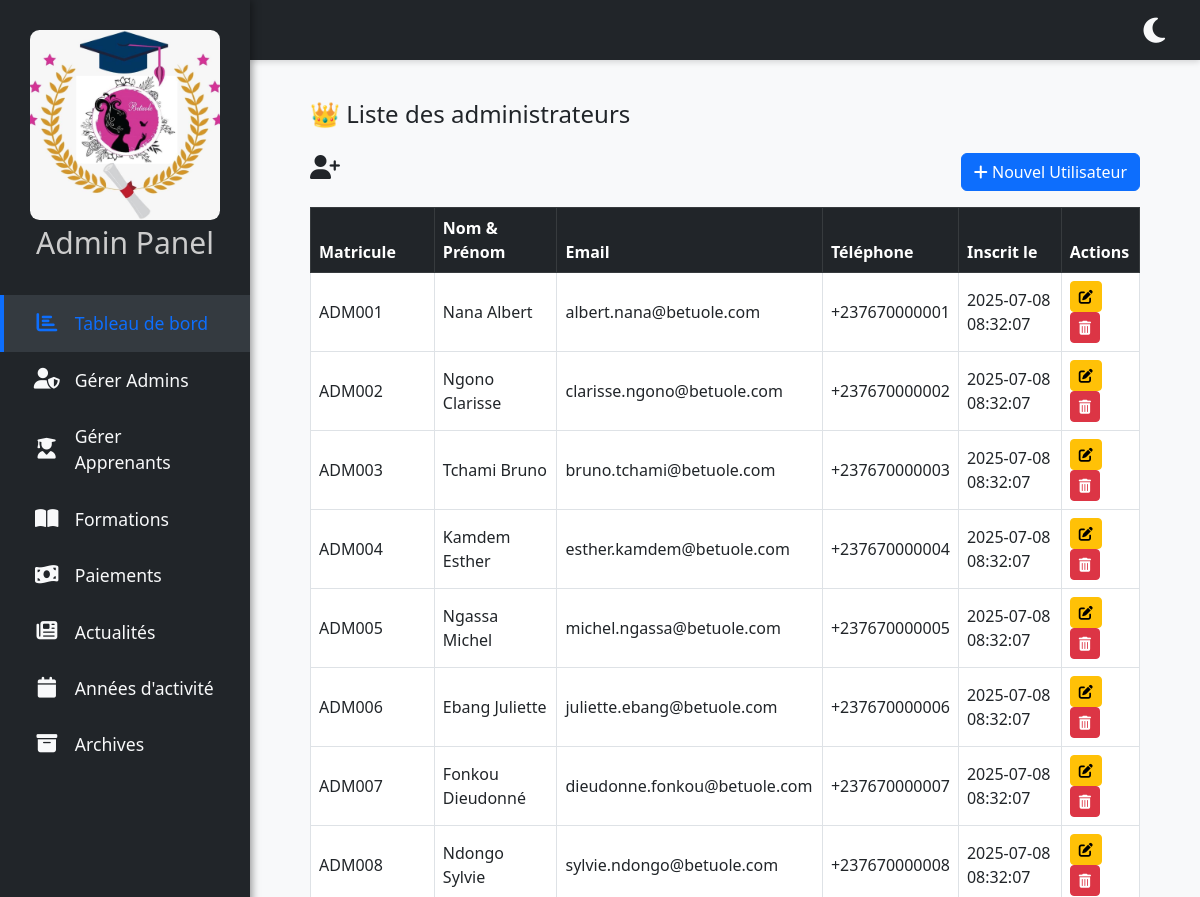
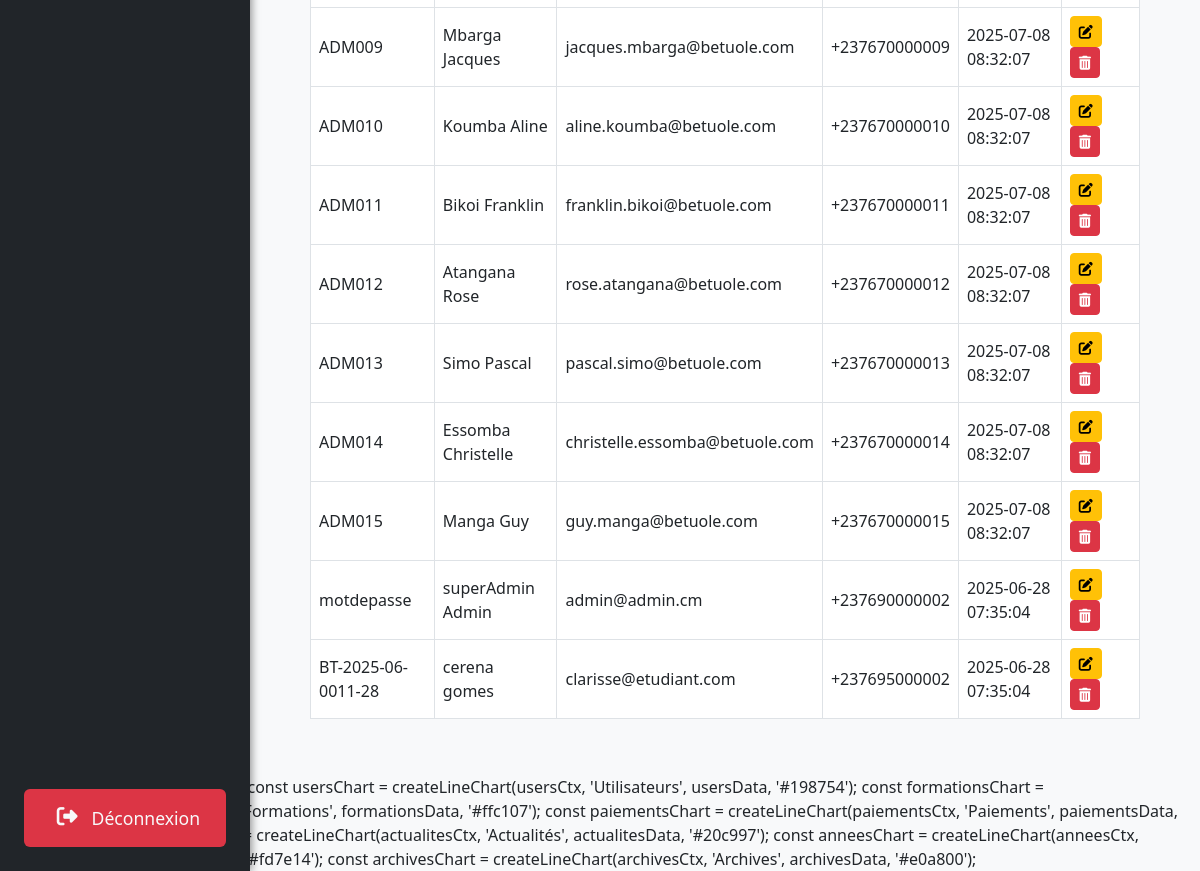
Screenshot of /parent/admin/ges_utilisateurs/index.php with the database file from the repository (2 pictures, top to bottom).
### tables this page shows
CREATE TABLE `utilisateurs` (
  `id` int(11) NOT NULL,
  `matricule` varchar(30) NOT NULL,
  `nom` varchar(100) NOT NULL,
  `prenom` varchar(100) NOT NULL,
  `sexe` enum('M','F') NOT NULL,
  `date_naissance` date NOT NULL,
  `cni` varchar(50) NOT NULL,
  `email` varchar(150) NOT NULL,
  `telephone` varchar(20) NOT NULL,
  `role` enum('admin','apprenant') DEFAULT 'apprenant',
  `date_inscription` datetime DEFAULT current_timestamp(),
  `filiere` varchar(255) DEFAULT NULL,
  `balance` decimal(10,2) DEFAULT 0.00,
  `scolarite_status` varchar(50) DEFAULT 'non soldé'
);

### parent/admin/ges_utilisateurs/index.php (the view, shortened to what this page needs)
<!DOCTYPE html>
<html lang="fr" data-theme="light">
<head>
<link href="https://cdn.jsdelivr.net/npm/bootstrap@5.3.0/dist/css/bootstrap.min.css" rel="stylesheet" />
<link href="https://cdnjs.cloudflare.com/ajax/libs/font-awesome/6.4.0/css/all.min.css" rel="stylesheet" />
</head>
<body>
<nav class="sidebar" role="navigation" aria-label="Menu principal">
  <div class="logo-container">
      <center>
        <img src="../../../img/logo.jpg" alt="Logo Betuole" class="logo">
        <p class="admin-panel">Admin Panel</p>
      </center>
    </div>
  <a href="../index.php" class="active" aria-current="page"><i class="fa-solid fa-chart-bar"></i><span> Tableau de bord</span></a>
  <a href="#"><i class="fa-solid fa-user-shield"></i><span> Gérer Admins</span></a>
  <a href="apprenants.php"><i class="fa-solid fa-user-graduate"></i><span> Gérer Apprenants</span></a>
  <a href="../ges_formations/index.php"><i class="fa-solid fa-book-open"></i><span> Formations</span></a>
  <a href="../ges_paiements/index.php"><i class="fa-solid fa-money-bill-wave"></i><span> Paiements</span></a>
  <a href="../ges_actualites/index.php"><i class="fa-solid fa-newspaper"></i><span> Actualités</span></a>
  <a href="../ges_annees/index.php"><i class="fa-solid fa-calendar"></i><span> Années d'activité</span></a>
  <a href="../ges_archives/index.php"><i class="fa-solid fa-archive"></i><span> Archives</span></a>
  <a href="../../auth/logout.php" class="btn btn-danger logout-btn" role="button" aria-label="Se déconnecter">
    <i class="fa-solid fa-right-from-bracket"></i><span> Déconnexion</span>
  </a>
</nav>
<header class="topbar" role="banner">
  <button id="themeToggleBtn" aria-label="Changer thème clair/sombre" title="Changer le thème clair/sombre">
  </button>
</header>
    <main class="content" role="main" tabindex="-1" aria-live="polite">
    <?php
require_once '../../../config.php';
try {
    $pdo = new PDO("mysql:host=localhost;dbname=sitevitrinedb", "root", "");
    $pdo->setAttribute(PDO::ATTR_ERRMODE, PDO::ERRMODE_EXCEPTION);
} catch (PDOException $e) {
    die("Erreur DB : " . $e->getMessage());
}
$admins = $pdo->query("SELECT * FROM utilisateurs WHERE role = 'admin' ORDER BY date_inscription DESC")->fetchAll();
?>
<div class="container-fluid">
  <h4 class="mb-4">👑 Liste des administrateurs</h4>
  <div class="d-flex justify-content-between mb-3">
    <h4><i class="fa fa-user-plus me-2"></i> </h4>
    <button class="btn btn-primary" data-bs-toggle="modal" data-bs-target="#addUserModal">
      <i class="fa fa-plus"></i> Nouvel Utilisateur
    </button>
  </div>
  <table class="table table-bordered table-hover align-middle">
    <thead class="table-dark">
      <tr>
        <th>Matricule</th>
        <th>Nom & Prénom</th>
        <th>Email</th>
        <th>Téléphone</th>
        <th>Inscrit le</th>
        <th>Actions</th>
      </tr>
    </thead>
    <tbody>
      <?php foreach ($admins as $admin): ?>
        <tr>
          <td><?= htmlspecialchars($admin['matricule']) ?></td>
          <td><?= htmlspecialchars($admin['nom'] . ' ' . $admin['prenom']) ?></td>
          <td><?= htmlspecialchars($admin['email']) ?></td>
          <td><?= htmlspecialchars($admin['telephone']) ?></td>
          <td><?= htmlspecialchars($admin['date_inscription']) ?></td>
          <td>
            <button class="btn btn-sm btn-warning edit-btn"
              data-id="<?= $admin['id'] ?>"
              data-nom="<?= $admin['nom'] ?>"
              data-prenom="<?= $admin['prenom'] ?>"
              data-email="<?= $admin['email'] ?>"
              data-telephone="<?= $admin['telephone'] ?>"
              data-matricule="<?= $admin['matricule'] ?>"
            >
              <i class="fas fa-edit"></i>
            </button>
            <a href="admins.php?delete_id=<?= $admin['id'] ?>" onclick="return confirm('Supprimer cet admin ?')" class="btn btn-sm btn-danger">
              <i class="fas fa-trash-alt"></i>
            </a>
          </td>
        </tr>
      <?php endforeach; ?>
    </tbody>
  </table>
</div>
</main>
  // Graphiques lignes par module
  const usersChart = createLineChart(usersCtx, 'Utilisateurs', usersData, '#198754');
  const formationsChart = createLineChart(formationsCtx, 'Formations', formationsData, '#ffc107');
  const paiementsChart = createLineChart(paiementsCtx, 'Paiements', paiementsData, '#6f42c1');
  const actualitesChart = createLineChart(actualitesCtx, 'Actualités', actualitesData, '#20c997');
  const anneesChart = createLineChart(anneesCtx, 'Années d\'activité', anneesData, '#fd7e14');
  const archivesChart = createLineChart(archivesCtx, 'Archives', archivesData, '#e0a800');
</body>
</html>

### parent/admin/ges_utilisateurs/index.php (style rules this page uses)
body, html { margin: 0; padding: 0; height: 100%; font-family: 'Segoe UI', Tahoma, Geneva, Verdana, sans-serif; background-color: var(--bg); color: var(--text); transition: background-color 0.4s, color 0.4s; }
:root { --bg: #f8f9fa; --text: #212529; --primary: #0d6efd; --primary-dark: #084298; --success: #198754; --warning: #ffc107; --danger: #dc3545; --sidebar-bg: #212529; --sidebar-text: #f8f9fa; --sidebar-hover: #343a40; }
nav.sidebar { position: fixed; top: 0; bottom: 0; left: 0; width: 250px; background-color: var(--sidebar-bg); color: var(--sidebar-text); display: flex; flex-direction: column; overflow-y: auto; box-shadow: 2px 0 8px rgba(0,0,0,0.4); transition: background-color 0.4s; z-index: 1100; }
nav.sidebar a { display: flex; align-items: center; gap: 14px; padding: 15px 1.8rem; font-size: 1.1rem; color: var(--sidebar-text); text-decoration: none; transition: background-color 0.3s; border-left: 4px solid transparent; }
nav.sidebar a:hover, nav.sidebar a.active { background-color: var(--sidebar-hover); border-left: 4px solid var(--primary); color: var(--primary); }
nav.sidebar a i { font-size: 1.3rem; width: 28px; text-align: center; }
nav.sidebar .logout-btn { margin-top: auto; margin-bottom: 1.5rem; margin-left: 1.5rem; margin-right: 1.5rem; }
header.topbar { position: fixed; top: 0; left: 250px; right: 0; height: 60px; background-color: var(--sidebar-bg); color: var(--sidebar-text); display: flex; align-items: center; justify-content: flex-end; padding: 0 1.8rem; box-shadow: 0 2px 6px rgba(0,0,0,0.15); transition: background-color 0.4s; z-index: 1050; }
header.topbar button#themeToggleBtn { background: none; border: none; color: inherit; font-size: 1.8rem; cursor: pointer; transition: color 0.3s; }
main.content { margin-left: 250px; margin-top: 60px; padding: 2.5rem 3rem; min-height: calc(100vh - 60px); overflow-y: auto; }
.logo-container { margin: 20px; padding: 10px; }
.logo-container .logo { width: 100%; height: 100%; border-radius: 5%; object-fit: cover; }
.admin-panel { font-size: 14px; color: #ccc; margin: 0; }
.admin-panel { font-size: 30px; color: #ccc; margin: 0; }

### rows the page displays
utilisateurs: matricule "ADM001", nom+prenom "Nana Albert", email "albert.nana@betuole.com", telephone "+237670000001", date_inscription "2025-07-08 08:32:07"
utilisateurs: matricule "ADM002", nom+prenom "Ngono Clarisse", email "clarisse.ngono@betuole.com", telephone "+237670000002", date_inscription "2025-07-08 08:32:07"
utilisateurs: matricule "ADM003", nom+prenom "Tchami Bruno", email "bruno.tchami@betuole.com", telephone "+237670000003", date_inscription "2025-07-08 08:32:07"
utilisateurs: matricule "ADM004", nom+prenom "Kamdem Esther", email "esther.kamdem@betuole.com", telephone "+237670000004", date_inscription "2025-07-08 08:32:07"
utilisateurs: matricule "ADM005", nom+prenom "Ngassa Michel", email "michel.ngassa@betuole.com", telephone "+237670000005", date_inscription "2025-07-08 08:32:07"
utilisateurs: matricule "ADM006", nom+prenom "Ebang Juliette", email "juliette.ebang@betuole.com", telephone "+237670000006", date_inscription "2025-07-08 08:32:07"
utilisateurs: matricule "ADM007", nom+prenom "Fonkou Dieudonné", email "dieudonne.fonkou@betuole.com", telephone "+237670000007", date_inscription "2025-07-08 08:32:07"
utilisateurs: matricule "ADM008", nom+prenom "Ndongo Sylvie", email "sylvie.ndongo@betuole.com", telephone "+237670000008", date_inscription "2025-07-08 08:32:07"
utilisateurs: matricule "ADM009", nom+prenom "Mbarga Jacques", email "jacques.mbarga@betuole.com", telephone "+237670000009", date_inscription "2025-07-08 08:32:07"
utilisateurs: matricule "ADM010", nom+prenom "Koumba Aline", email "aline.koumba@betuole.com", telephone "+237670000010", date_inscription "2025-07-08 08:32:07"
utilisateurs: matricule "ADM011", nom+prenom "Bikoi Franklin", email "franklin.bikoi@betuole.com", telephone "+237670000011", date_inscription "2025-07-08 08:32:07"
utilisateurs: matricule "ADM012", nom+prenom "Atangana Rose", email "rose.atangana@betuole.com", telephone "+237670000012", date_inscription "2025-07-08 08:32:07"
utilisateurs: matricule "ADM013", nom+prenom "Simo Pascal", email "pascal.simo@betuole.com", telephone "+237670000013", date_inscription "2025-07-08 08:32:07"
utilisateurs: matricule "ADM014", nom+prenom "Essomba Christelle", email "christelle.essomba@betuole.com", telephone "+237670000014", date_inscription "2025-07-08 08:32:07"
utilisateurs: matricule "ADM015", nom+prenom "Manga Guy", email "guy.manga@betuole.com", telephone "+237670000015", date_inscription "2025-07-08 08:32:07"
utilisateurs: matricule "motdepasse", nom+prenom "superAdmin Admin", email "admin@admin.cm", telephone "+237690000002", date_inscription "2025-06-28 07:35:04"
utilisateurs: matricule "BT-2025-06-0011-28", nom+prenom "cerena gomes", email "clarisse@etudiant.com", telephone "+237695000002", date_inscription "2025-06-28 07:35:04"
